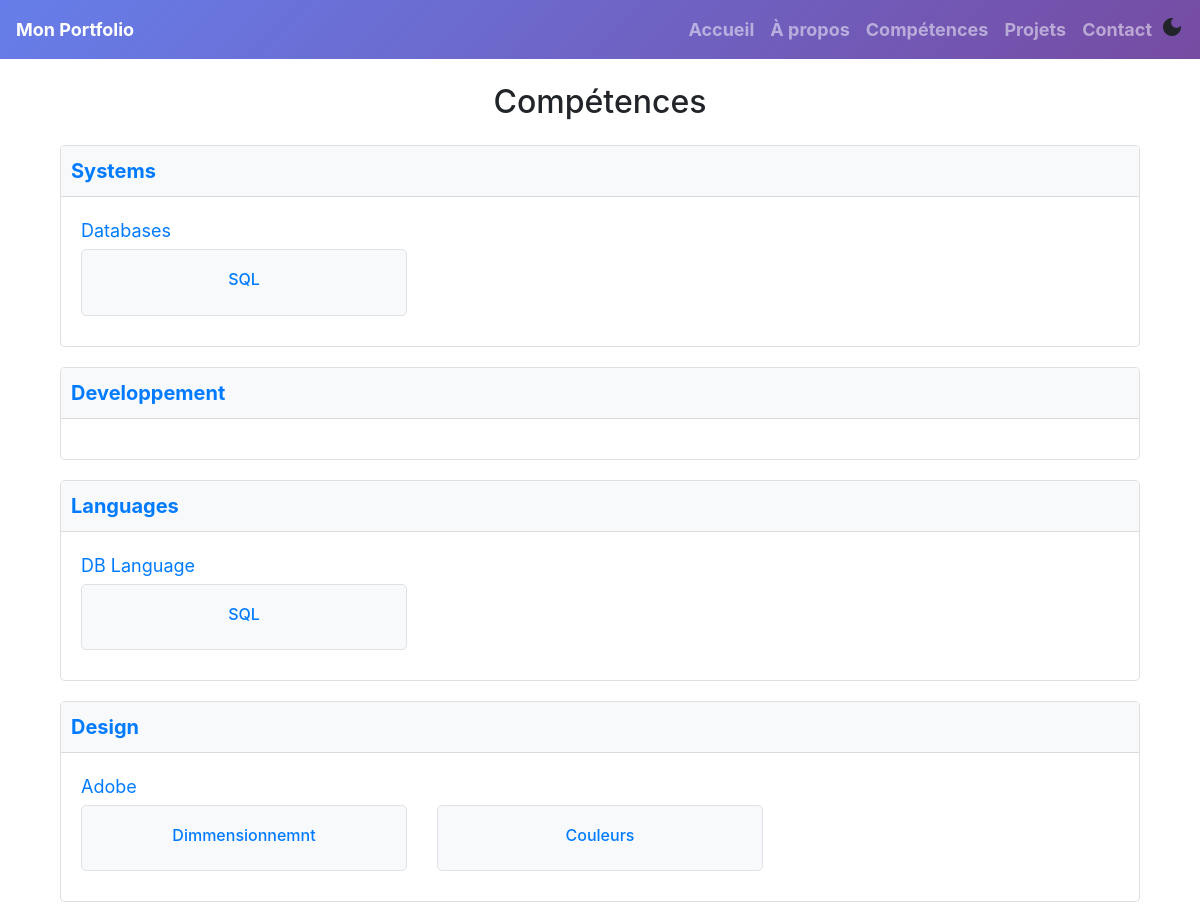
Screenshot of /skills/ with the database file from the repository.
### portfolio/models.py (models this page shows, shortened)
class Category(models.Model):
    name = models.CharField(max_length=100)

class Subcategory(models.Model):
    name = models.CharField(max_length=100)
    category = models.ForeignKey(Category, on_delete=models.CASCADE)

class Skill(models.Model):
    name = models.CharField(max_length=100)
    subcategories = models.ManyToManyField(Subcategory)
    description = models.CharField(max_length=100)

### portfolio/views.py (the view)
# urls.py: path("skills/", views.skills, name="skills"),
def skills(request):
    categories = Category.objects.all()
    context = {"categories": categories}
    return render(request, "portfolio/skills.html", context)

### portfolio/templates/portfolio/skills.html (shortened to what this page needs)
{% extends 'portfolio/base.html' %}
{% block content %}
<div class="container">
    <h2 class="text-center mb-4">Compétences</h2>
    {% for category in categories %}
    <div class="card card-category">
        <div class="card-header">
            <a href="{% url 'portfolio:category_skills' category.id %}">{{ category.name }}</a>
        </div>
        <div class="card-body">
            {% for subcategory in category.subcategory_set.all %}
            <div class="subcategory-title">
                <a href="{% url 'portfolio:subcategory_details' subcategory.category.id subcategory.id %}">
                    {{ subcategory.name }}
                </a>
            </div>
            <div class="row">
                {% for skill in subcategory.skill_set.all %}
                <div class="col-md-4">
                    <div class="skill-card card" data-toggle="tooltip" data-placement="top"
                        title="{{ skill.description }}">
                        <div class="card-body">
                            <h5 class="card-title">
                                <a href="{% url 'portfolio:skill_details' skill.id %}">{{ skill.name }}</a>
                            </h5>
                        </div>
                    </div>
                </div>
                {% endfor %}
            </div>
            {% endfor %}
        </div>
    </div>
    {% endfor %}
</div>
{% endblock %}

### portfolio/static/portfolio/css/dark-mode.css (style rules this page uses)
body { transition: background-color 0.5s; }

### portfolio/templates/portfolio/skills.html (style rules this page uses)
.subcategory-title { font-size: 18px; margin-bottom: 5px; color: #666; }
.card-category { border-radius: 5px; margin-bottom: 20px; }
.card-category .card-header { background-color: #f8f9fa; padding: 10px; font-size: 20px; font-weight: bold; }
.card-category .card-body { padding: 20px; }
.skill-card { margin-bottom: 10px; text-align: center; background-color: #f8f9fa; border-radius: 5px; border: 1px solid #dee2e6; position: relative; }
.skill-card .card-title { font-size: 16px; margin-bottom: 5px; }

### rows the page displays
Category: name "Systems"
Subcategory: name "Databases"
Skill: name "SQL"
Category: name "Developpement"
Category: name "Languages"
Subcategory: name "DB Language"
Category: name "Design"
Subcategory: name "Adobe"
Skill: name "Dimmensionnemnt"
Skill: name "Couleurs"
